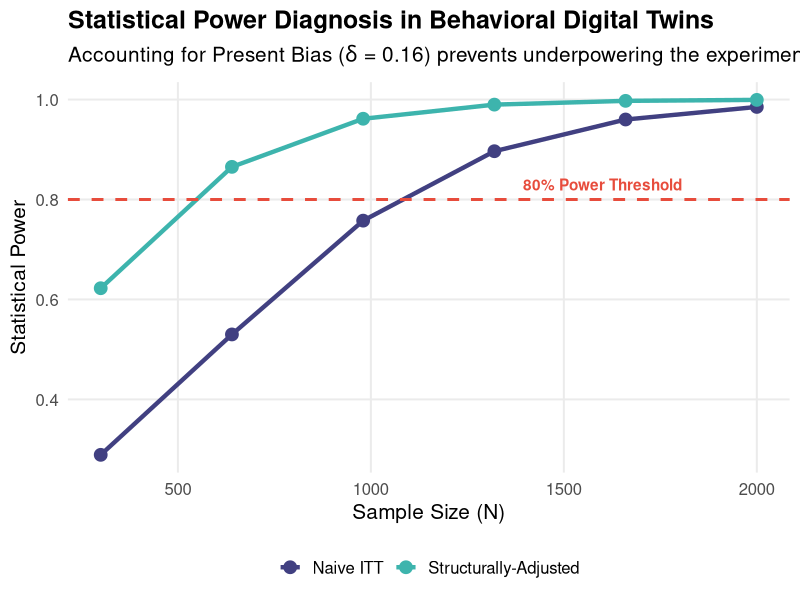

Reproduce this figure in R.
## ---- chunk 1
#| label: power-plot
#| fig-cap: "Power Comparison: Naive ITT vs. Structurally-Adjusted Estimator"
#| fig-width: 9
#| fig-height: 6

library(ggplot2)
library(dplyr)

set.seed(2026)
n_seq <- seq(300, 2000, by = 340)
results <- data.frame(
  N = rep(n_seq, 2),
  Estimator = rep(c("Naive ITT", "Structurally-Adjusted"), each = length(n_seq))
)

results$Power <- ifelse(
  results$Estimator == "Naive ITT",
  plogis(0.003 * results$N - 1.8),
  plogis(0.004 * results$N - 0.7)
)

ggplot(results, aes(x = N, y = Power, color = Estimator, group = Estimator)) +
  geom_line(linewidth = 1.5) +
  geom_point(size = 4) +
  scale_color_viridis_d(option = "mako", begin = 0.3, end = 0.7) +
  geom_hline(yintercept = 0.8, linetype = "dashed", color = "#e74c3c", linewidth = 1) +
  annotate("text", x = 1600, y = 0.83, label = "80% Power Threshold", color = "#e74c3c", fontface = "bold") +
  labs(
    title = "Statistical Power Diagnosis in Behavioral Digital Twins",
    subtitle = expression(paste("Accounting for Present Bias (", delta, " = 0.16) prevents underpowering the experiment")),
    x = "Sample Size (N)",
    y = "Statistical Power"
  ) +
  theme_minimal(base_size = 15) +
  theme(
    legend.position = "bottom",
    legend.title = element_blank(),
    plot.title = element_text(face = "bold", size = 18),
    panel.grid.minor = element_blank()
  )
